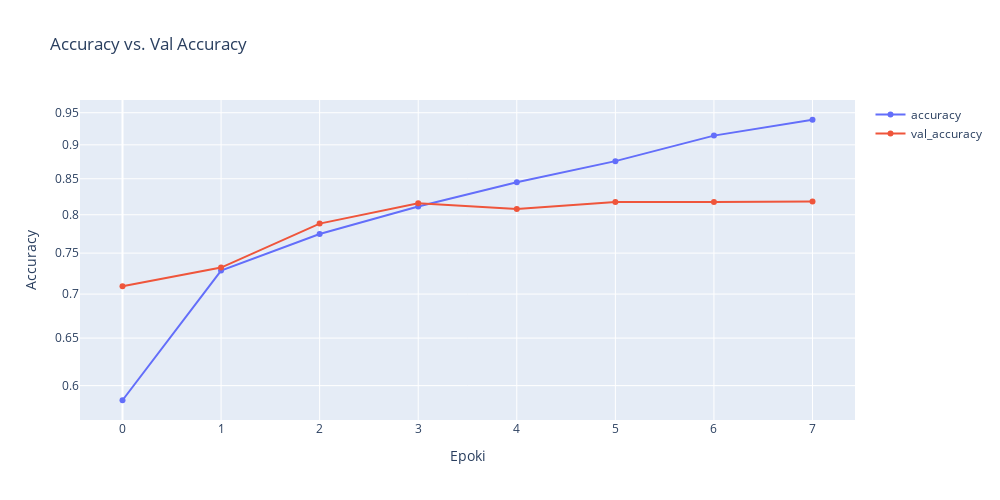
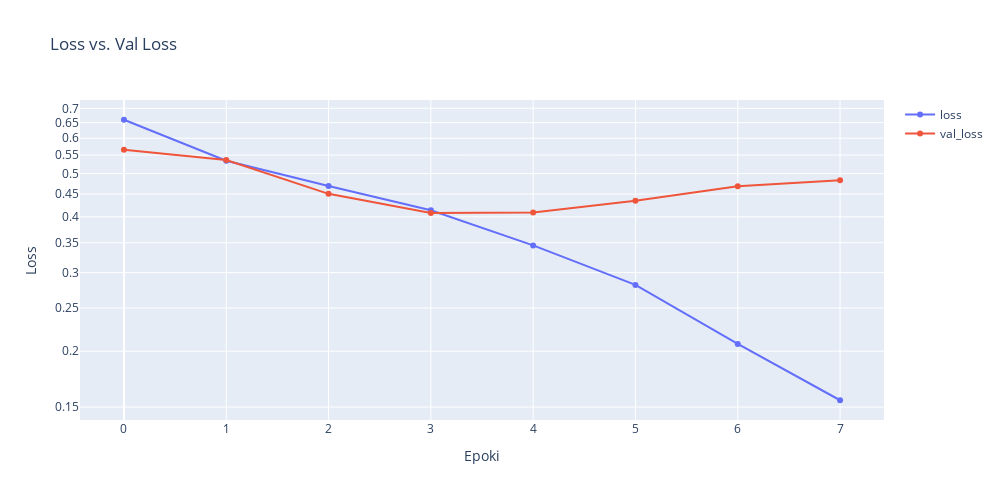

Notebook code cell kept with these figures, in order:
### Code cell
#use plotly library to make interactive graph just for fun

def plot_hist(history_model):
    hist = pd.DataFrame(history_model.history)
    hist['epoch'] = history_model.epoch

    fig = go.Figure()
    fig.add_trace(go.Scatter(x=hist['epoch'], y=hist['accuracy'], name='accuracy', mode='markers+lines'))
    fig.add_trace(go.Scatter(x=hist['epoch'], y=hist['val_accuracy'], name='val_accuracy', mode='markers+lines'))
    fig.update_layout(width=1000, height=500, title='Accuracy vs. Val Accuracy', xaxis_title='Epoki', yaxis_title='Accuracy', yaxis_type='log')
    fig.show()

    fig = go.Figure()
    fig.add_trace(go.Scatter(x=hist['epoch'], y=hist['loss'], name='loss', mode='markers+lines'))
    fig.add_trace(go.Scatter(x=hist['epoch'], y=hist['val_loss'], name='val_loss', mode='markers+lines'))
    fig.update_layout(width=1000, height=500, title='Loss vs. Val Loss', xaxis_title='Epoki', yaxis_title='Loss', yaxis_type='log')
    fig.show()

plot_hist(history_model)

### Figure 1 — Plotly figure (JSON) as saved in the notebook; plotly's stock layout.template omitted (floating-point values rounded to 4 significant figures)
{"data": [{"mode": "markers+lines", "name": "accuracy", "type": "scatter", "x": [0, 1, 2, 3, 4, 5, 6, 7], "y": [0.5854, 0.7283, 0.7745, 0.8112, 0.845, 0.8756, 0.9141, 0.9388]}, {"mode": "markers+lines", "name": "val_accuracy", "type": "scatter", "x": [0, 1, 2, 3, 4, 5, 6, 7], "y": [0.7092, 0.732, 0.7882, 0.8157, 0.808, 0.8175, 0.8175, 0.8181]}], "layout": {"height": 500, "title": {"text": "Accuracy vs. Val Accuracy"}, "width": 1000, "xaxis": {"title": {"text": "Epoki"}}, "yaxis": {"title": {"text": "Accuracy"}, "type": "log"}}}

### Figure 2 — Plotly figure (JSON) as saved in the notebook; plotly's stock layout.template omitted (floating-point values rounded to 4 significant figures)
{"data": [{"mode": "markers+lines", "name": "loss", "type": "scatter", "x": [0, 1, 2, 3, 4, 5, 6, 7], "y": [0.6599, 0.534, 0.4689, 0.4138, 0.3452, 0.2815, 0.2077, 0.1553]}, {"mode": "markers+lines", "name": "val_loss", "type": "scatter", "x": [0, 1, 2, 3, 4, 5, 6, 7], "y": [0.5655, 0.5361, 0.4503, 0.4082, 0.4088, 0.4347, 0.4685, 0.4831]}], "layout": {"height": 500, "title": {"text": "Loss vs. Val Loss"}, "width": 1000, "xaxis": {"title": {"text": "Epoki"}}, "yaxis": {"title": {"text": "Loss"}, "type": "log"}}}
